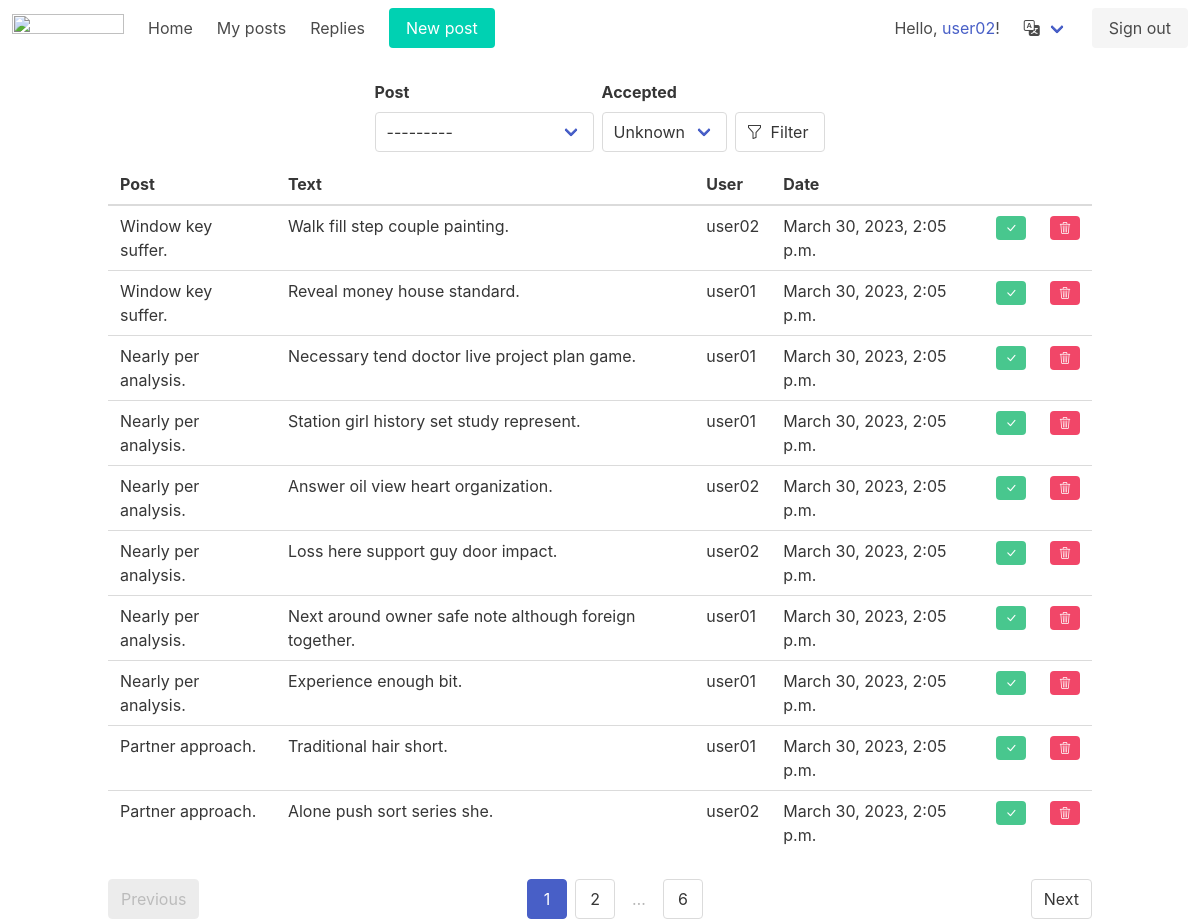
The page /replies/ (signed in) on the database its author committed.
### users/models.py (models this page shows, shortened)
class User(AbstractUser):
    activated = models.BooleanField(default=False)
    subscriber = models.BooleanField(default=False)

### boardapp/models.py (models this page shows, shortened)
class Comment(models.Model):
    post = models.ForeignKey(Post, on_delete=models.CASCADE, verbose_name=_('Post'))
    author = models.ForeignKey(settings.AUTH_USER_MODEL, on_delete=models.CASCADE, verbose_name=_('Author'))
    created = models.DateTimeField(auto_now_add=True, verbose_name=_('Date'))
    text = models.TextField(verbose_name=_('Text'))
    accepted = models.BooleanField(default=False, verbose_name=_('Accepted'))
    class Meta:
        verbose_name = _('Comment')
        verbose_name_plural = _('Comments')
        permissions = [
            ('accept_comment', 'Can accept Comment'),
        ]

class Post(models.Model):
    author = models.ForeignKey(settings.AUTH_USER_MODEL, on_delete=models.CASCADE, verbose_name=_('Name'))
    title = models.CharField(max_length=255, verbose_name=_('Title'))
    text = tinymce_models.HTMLField(verbose_name=_('Text'))
    category = models.ForeignKey(Category, on_delete=models.RESTRICT, verbose_name=_('Category'))
    date = models.DateTimeField(auto_now_add=True, verbose_name=_('Date'))
    archived = models.BooleanField(default=False, verbose_name=_('Archived'))
    def __str__(self):
        return f'{self.title}'
    class Meta:
        verbose_name = _('Post')
        verbose_name_plural = _('Posts')

### boardapp/views.py (the view)
# urls.py: path('replies/', CommentListView.as_view(), name='replies'),
class CommentListView(LoginRequiredMixin, FilterView):
    template_name = 'reply_list.html'
    paginate_by = 10
    model = Comment
    filterset_class = filter_factory(model, ['post', 'accepted'])
    ordering = ['post', '-created']
    def get_queryset(self):
        qs = super().get_queryset()
        qs = qs.filter(post__author=self.request.user)
        return qs

### boardapp/templatetags/custom_filters.py (called while the page is built)
@register.simple_tag(takes_context=True)
def url_replace(context, **kwargs):
    _dict = context['request'].GET.copy()
    for key, value in kwargs.items():
        _dict[key] = value
    return _dict.urlencode()

### templates/reply_list.html
{% extends 'base/base.html' %}
{% load i18n %}
{% load custom_filters %}
{% block content %}
{% include 'base/filter.html' %}
<div class="columns is-centered">
  <div class="is-justify-content-center">
    {% if object_list %}
      <table class="table is-hoverable is-justify-content-center" aria-labelledby="replies">
        <thead>
        <tr>
          <th>{% trans "Post" %}</th>
          <th>{% trans "Text" %}</th>
          <th>{% trans "User" %}</th>
          <th>{% trans "Date" %}</th>
          <th></th>
          <th></th>
        </tr>
        </thead>
        {% for reply in object_list %}
        <tr>
          <td>{{ reply.post }}</td>
          <td>{{ reply.text }}</td>
          <td>{{ reply.author }}</td>
          <td>{{ reply.created }}</td>
          <td>
            {% if not reply.accepted %}
            <a href="{% url 'reply_accept' pk=reply.pk %}">
              <span class="tag is-success">
                <i class="bi bi-check-lg"></i>
              </span>
            </a>
            {% else %}
            <span class="tag is-success is-light">
                <i class="bi bi-check-lg"></i>
              </span>
            {% endif %}
          </td>
          <td>
            <a href="{% url 'reply_delete' pk=reply.pk %}">
              <span class="tag is-danger">
                <i class="bi bi-trash3"></i>
              </span>
            </a>
          </td>
        </tr>
      {% endfor %}
      </table>
    {% else %}
    <h2>{% trans "Nothing here!" %}</h2>
    {% endif %}
    {% include 'base/paginator.html' %}
  </div>
</div>
{% endblock content %}

### templates/base/navbar.html (shortened to what this page needs)
{% load i18n %}
<nav class="navbar" role="navigation" aria-label="main navigation">
  <div class="navbar-brand">
    <a class="navbar-item" href="https://bulma.io">
      <img src="https://bulma.io/images/bulma-logo.png" width="112" height="28">
    </a>
  </div>
  <div id="navbarBasicExample" class="navbar-menu">
    <div class="navbar-start">
      <a href="{% url 'home' %}" class="navbar-item">
        {% trans "Home" %}
      </a>
      {% if user.is_authenticated %}
      <a href="{% url 'user_posts' %}" class="navbar-item">
        {% trans "My posts" %}</a>
      <a href="{% url 'replies' %}?accepted=false" class="navbar-item">
        {% trans "Replies" %}</a>
      {% endif %}
      <div class="navbar-item">
          <p class="control">
            <a class="button is-primary" href="{% url 'post_create' %}">
              <span>{% trans "New post" %}</span>
            </a>
          </p>
      </div>
      </div>
    <div class="navbar-end">
      {% if user.is_authenticated %}
      <p class="navbar-item">{% trans "Hello" %},&nbsp;<a href="{% url 'profile' %}">{{ user }}</a>!</p>
      {% endif %}
      <div class="navbar-item has-dropdown is-hoverable">
        <a class="navbar-link">
          <i class="bi bi-translate"></i>
        </a>
      </div>
      <div class="navbar-item">
        <div class="buttons">
          {% if not user.is_authenticated %}
          <a href="{% url 'signup' %}" class="button is-primary"><strong>{% trans "Sign up" %}</strong></a>
          <a href="{% url 'login' %}" class="button is-light">{% trans "Sign in" %}</a>
          {% else %}
          <a href="{% url 'logout' %}" class="button is-light">{% trans "Sign out" %}</a>
          {% endif %}
        </div>
      </div>
    </div>
  </div>
</nav>

### rows shown on the page
User: username "user02"
Comment: post "Window key suffer.", text "Walk fill step couple painting.", author "user02", created "March 30, 2023, 2:05 p.m.", accepted False (drawn)
Comment: post "Window key suffer.", text "Reveal money house standard.", author "user01", created "March 30, 2023, 2:05 p.m.", accepted False (drawn)
Comment: post "Nearly per analysis.", text "Necessary tend doctor live project plan game.", author "user01", created "March 30, 2023, 2:05 p.m.", accepted False (drawn)
Comment: post "Nearly per analysis.", text "Station girl history set study represent.", author "user01", created "March 30, 2023, 2:05 p.m.", accepted False (drawn)
Comment: post "Nearly per analysis.", text "Answer oil view heart organization.", author "user02", created "March 30, 2023, 2:05 p.m.", accepted False (drawn)
Comment: post "Nearly per analysis.", text "Loss here support guy door impact.", author "user02", created "March 30, 2023, 2:05 p.m.", accepted False (drawn)
Comment: post "Nearly per analysis.", text "Next around owner safe note although foreign together.", author "user01", created "March 30, 2023, 2:05 p.m.", accepted False (drawn)
Comment: post "Nearly per analysis.", text "Experience enough bit.", author "user01", created "March 30, 2023, 2:05 p.m.", accepted False (drawn)
Comment: post "Partner approach.", text "Traditional hair short.", author "user01", created "March 30, 2023, 2:05 p.m.", accepted False (drawn)
Comment: post "Partner approach.", text "Alone push sort series she.", author "user02", created "March 30, 2023, 2:05 p.m.", accepted False (drawn)

### other values the page prints
{{ field.label }} "Post" "Accepted"
{{ filter }} "Filter"
{{ page_obj.number }} "1"
{{ page_obj.next_page_number }} "2"
{{ page_obj.paginator.num_pages }} "6"
